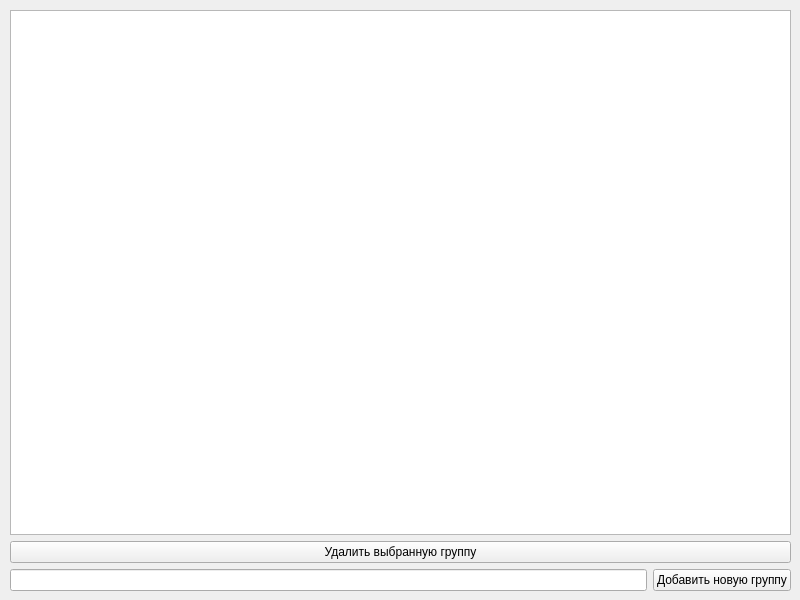
<?xml version="1.0" encoding="UTF-8"?>
<ui version="4.0">
 <class>Form</class>
 <widget class="QWidget" name="Form">
  <property name="geometry">
   <rect>
    <x>0</x>
    <y>0</y>
    <width>800</width>
    <height>600</height>
   </rect>
  </property>
  <property name="windowTitle">
   <string>Редактор групп</string>
  </property>
  <widget class="QWidget" name="layoutWidget">
   <property name="geometry">
    <rect>
     <x>10</x>
     <y>10</y>
     <width>781</width>
     <height>581</height>
    </rect>
   </property>
   <layout class="QVBoxLayout" name="verticalLayout_2">
    <item>
     <widget class="QTableWidget" name="tableWidget"/>
    </item>
    <item>
     <widget class="QPushButton" name="delete_button">
      <property name="text">
       <string>Удалить выбранную группу</string>
      </property>
     </widget>
    </item>
    <item>
     <layout class="QVBoxLayout" name="verticalLayout">
      <item>
       <layout class="QHBoxLayout" name="horizontalLayout">
        <item>
         <widget class="QLineEdit" name="group_edit"/>
        </item>
        <item>
         <widget class="QPushButton" name="add_button">
          <property name="text">
           <string>Добавить новую группу</string>
          </property>
         </widget>
        </item>
       </layout>
      </item>
     </layout>
    </item>
   </layout>
  </widget>
 </widget>
 <resources/>
 <connections/>
</ui>
